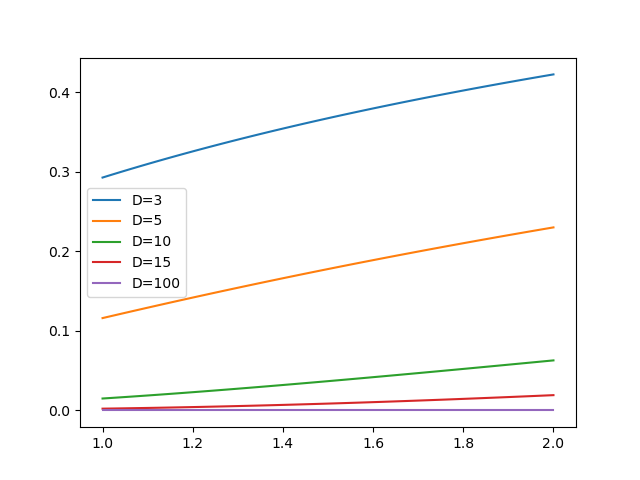

The script that saved this image:
import numpy as np
import matplotlib.pyplot as plt
from scipy.special import hyp2f1, gamma


def prob(r, D):
    """
    This formula was found using Mathematica.
    """
    return (
        r ** ((D - 1) / 2)
        * gamma(D / 2)
        * hyp2f1((D - 1) / 2, D / 2, (D + 1) / 2, -r)
        / np.sqrt(np.pi)
        / gamma((D + 1) / 2)
    )


r = np.linspace(1, 2)
D = np.array([3, 5, 10, 15, 100])
rr, dd = np.meshgrid(r, D)
pp = prob(rr, dd)

for p, d in zip(pp, D):
    plt.plot(r, p, label=f"D={d}")
plt.legend()
plt.savefig("chi_square_bound.png")
